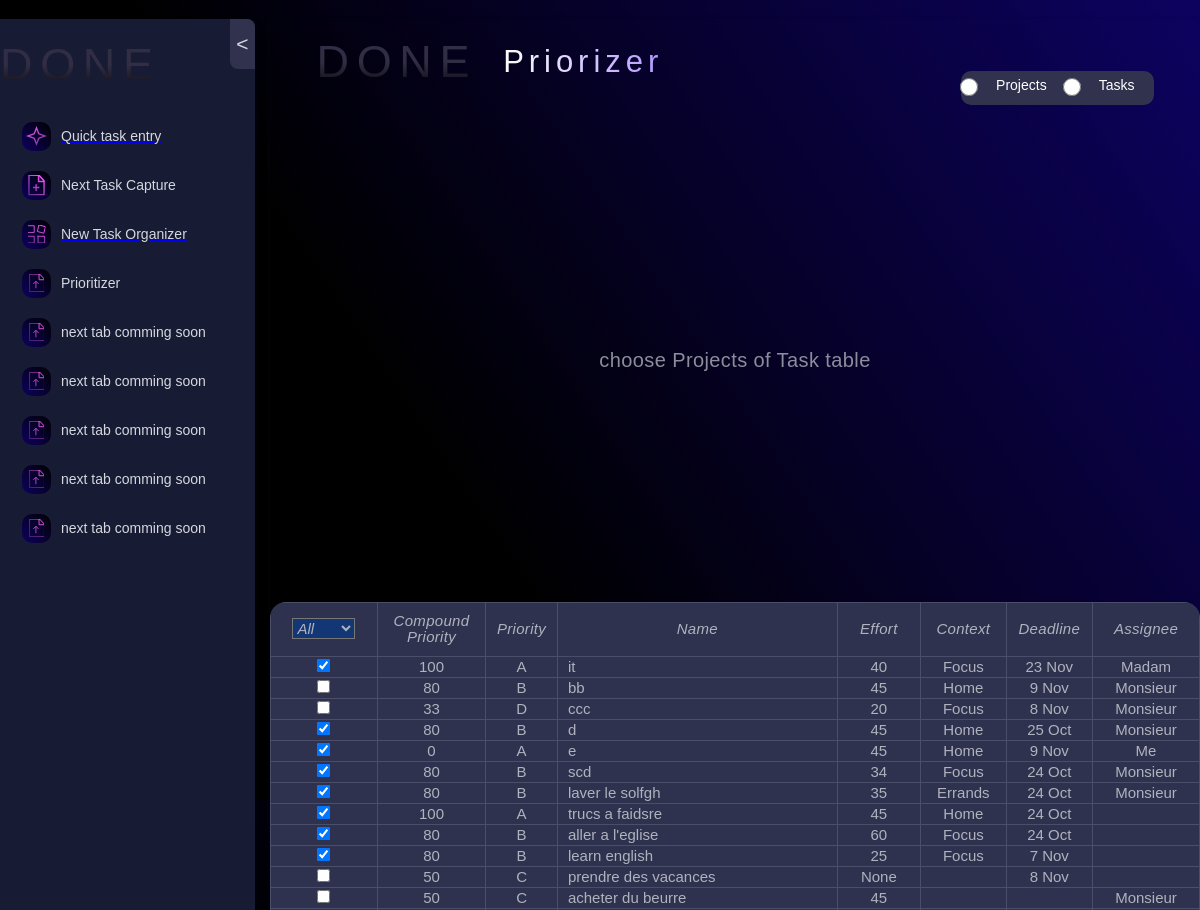
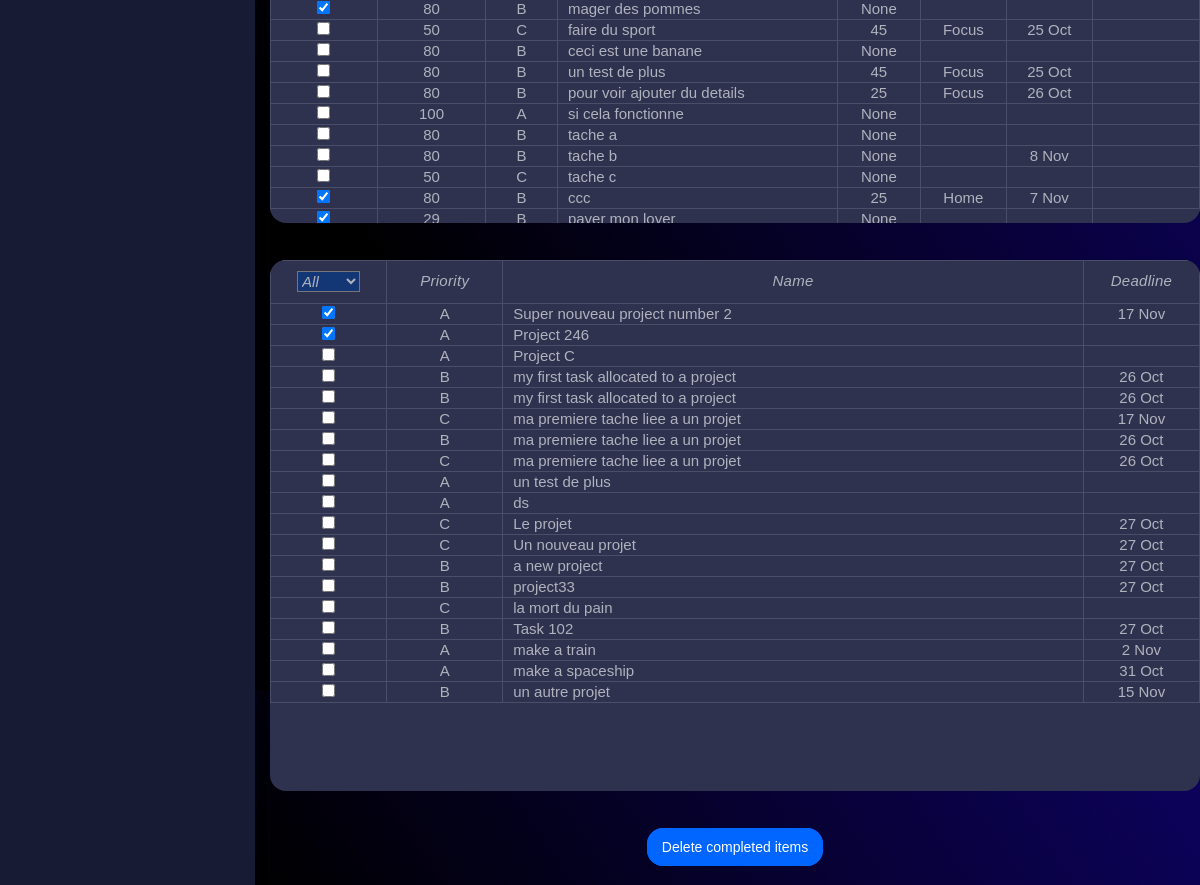
The app's page /prioritizer/, older data (2 pictures, top to bottom).
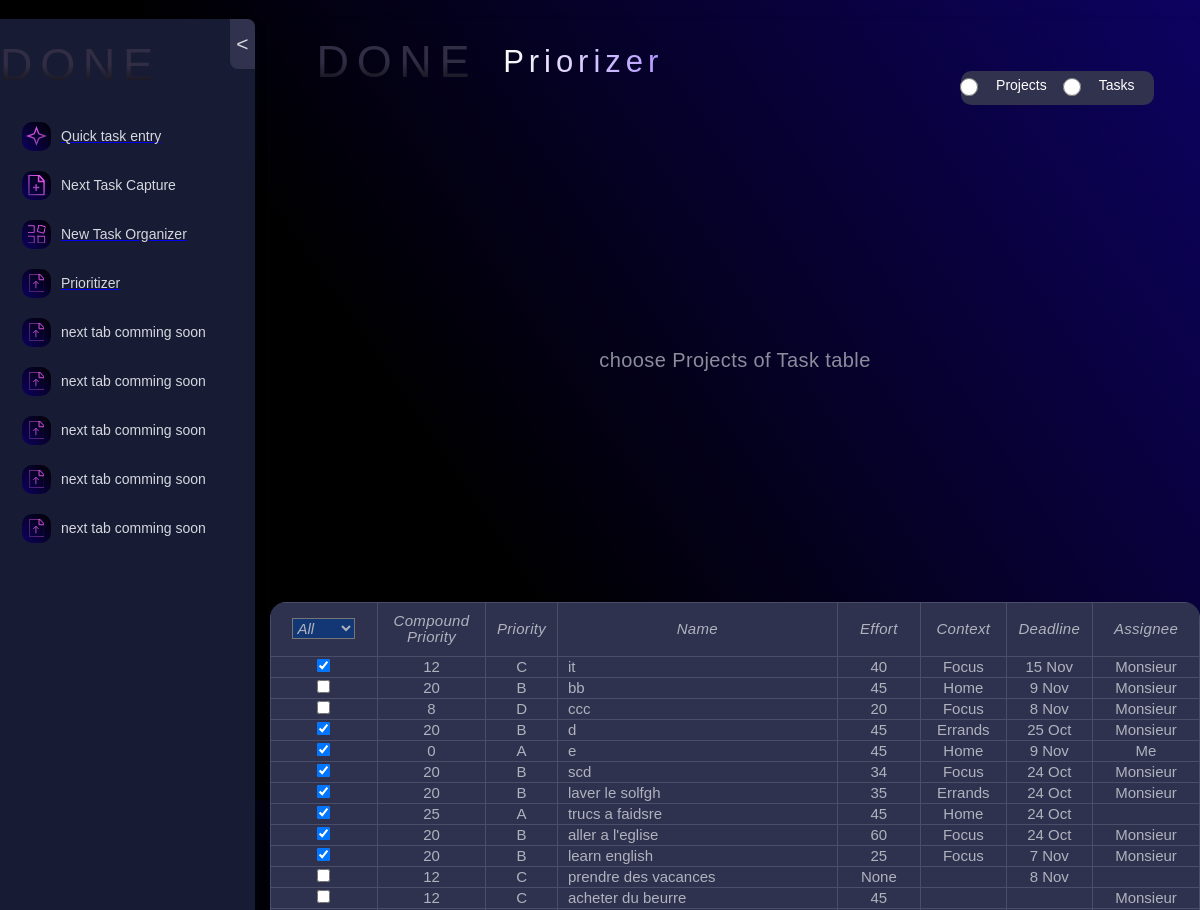
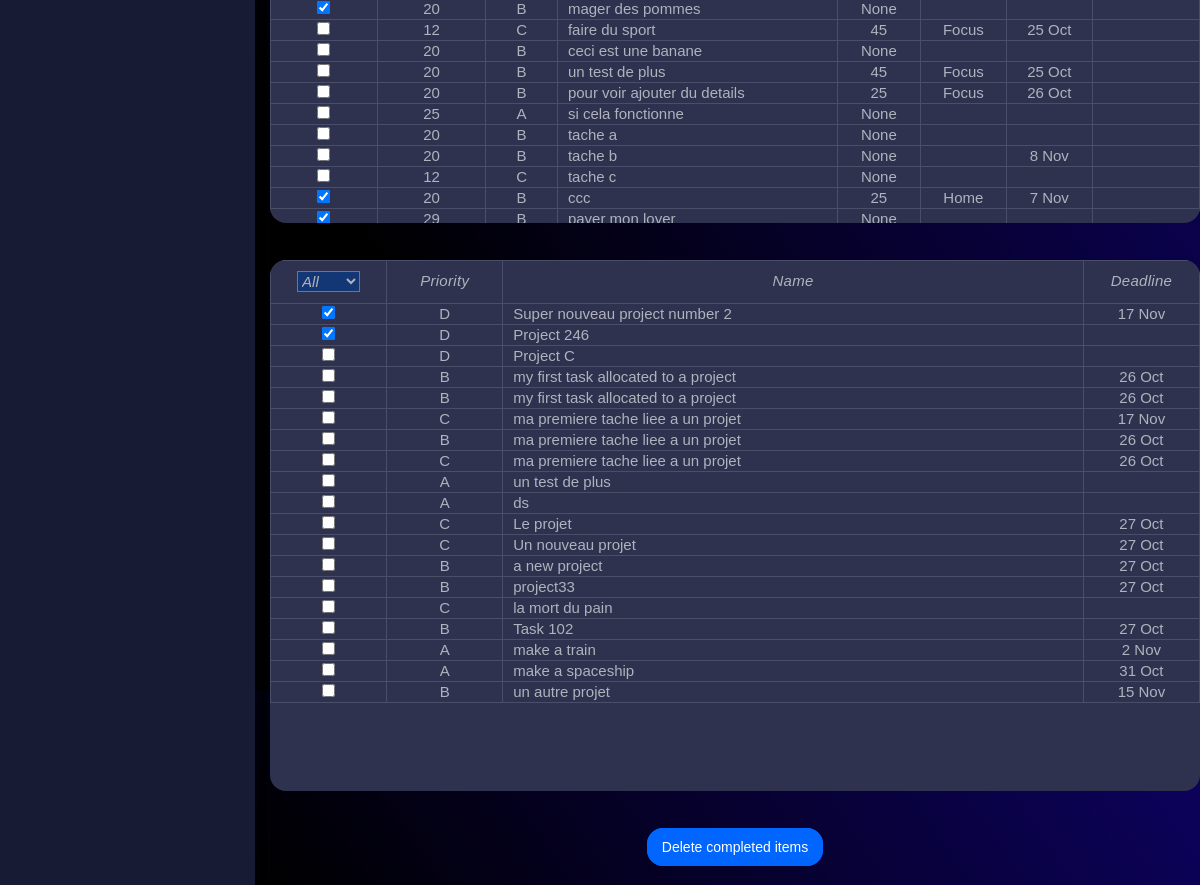
The same page, newer data (2 pictures, top to bottom).
### tasks/models.py (models this page shows, shortened)
class Tasks(models.Model):
    PRIORITIES = [
        ("A", "A"),
        ("B", "B"),
        ("C", "C"),
        ("D", "D"),
    ]
    STATUSES = [
        ("Co", "Completed"),
        ("Cn", "Cancelled"),
        ("De", "Delegated"),
        ("Ip", "In Process"),
        ("Ns", "Not Started"),
        ("Wa", "Wait for"),
    ]
    priority = models.CharField(max_length=1, choices=PRIORITIES, null=True, blank=True)
    status = models.CharField(max_length=2, choices=STATUSES, default='Ns')
    complete = models.BooleanField(default=False)
    name = models.CharField(max_length=200)
    deadline = models.DateField(null=True, blank=True)
    context = models.ForeignKey(Context, on_delete=models.CASCADE,null=True, blank=True)
    effort = models.IntegerField(null=True, blank=True)
    assignee = models.ForeignKey(Assignee, on_delete=models.CASCADE, null=True, blank=True)
    parent = models.ForeignKey(Projects, on_delete=models.CASCADE, null=True, blank=True)
    new_task = models.BooleanField(default=True)
    compound_priority = models.IntegerField(null=True, blank=True)

class Context(models.Model):
    name = models.CharField(max_length=20)

class Assignee(models.Model):
    name = models.CharField(max_length=20)

class Projects(models.Model):
    PRIORITIES = [
        ("A", "A"),
        ("B", "B"),
        ("C", "C"),
        ("D", "D"),
    ]
    STATUSES = [
        ("Co", "Completed"),
        ("Cn", "Cancelled"),
        ("De", "Delegated"),
        ("Ip", "In Process"),
        ("Ns", "Not Started"),
        ("Wa", "Wait for"),
    ]
    project_priority = models.CharField(max_length=1, choices=PRIORITIES, null=True, blank=True)
    project_status = models.CharField(max_length=2, choices=STATUSES)
    project_complete = models.BooleanField(default=False)
    project_name = models.CharField(max_length=200)
    project_deadline = models.DateField(null=True, blank=True)

### tasks/views.py (the view)
# urls.py: path('prioritizer/', views.Prioritizer, name="prioritizer"),
def Prioritizer(request):
    all_tasks=Tasks.objects.all()
    all_projects=Projects.objects.all()
    context_options = Context.objects.values_list('name', flat=True)
    context_options_list = list(context_options)
    assignee_options = Assignee.objects.values_list('name', flat=True)
    assignee_options_list = list(assignee_options)
    return render(request,
                "tasks/prioritizer.html",
                {'tasks':all_tasks,
                'projects':all_projects,
                'context_options_list':context_options_list,
                'assignee_options_list':assignee_options_list})

### tasks/templates/tasks/prioritizer.html (shortened to what this page needs)
{% extends 'base.html' %}
{% load static %}
{% block data-wf %}data-wf-page="653fc2444491a35371971509" data-wf-site="652482ea837db348b1939c93"{% endblock data-wf %}
{% load widget_tweaks %}
{% block content %}
  <div class="main-section">
    <div class="form-block-header w-form">
      <form id="wf-form-selector" name="wf-form-selector" data-name="selector" method="post" class="form-2" data-wf-page-id="653fc2444491a35371971509" data-wf-element-id="89f1164f-914e-c1bf-ad36-09a1e20dd3f5">
        <div class="nto-header-div medium">
          <div class="nto-hrd-div centered">
            <div class="nto-hdr">
              <div class="done-logo-small">DONE</div>
              <div class="hdr-2">Priorizer</div>
            </div>
          </div>
          <div class="nto-inpt-slct-div horizontal single-line">
            <label data-w-id="89f1164f-914e-c1bf-ad36-09a1e20dd40a" class="project-radio radio-btn-field w-radio">
              <input type="radio" id="project-radio" name="input-type" value="project" data-name="input type" class="w-form-formradioinput radio-btn w-radio-input">
              <span class="menu-txt w-form-label" for="project-2">Projects</span>
            </label>
            <label data-w-id="89f1164f-914e-c1bf-ad36-09a1e20dd40e" class="task-radio radio-btn-field w-radio">
              <input type="radio" id="task-radio" name="input-type" value="not actionable" data-name="input type" class="w-form-formradioinput radio-btn w-radio-input">
              <span class="radio-button-label w-form-label" for="not-actionable">Tasks</span>
            </label>
          </div>
        </div>
      </form>
    </div>
    <div id='hint-div' class="hint-block">
      <div class="project-name">choose Projects of Task table</div>
    </div>
    <div id='task-table-div' class="tbl-frame">
      <table class="task-table_component">
        <thead class="task-table_head">
          <tr class="task-table_row">
            <th class="tbl-hdr" data-sort="completion" style="width: 110px;">
              <div class="filter-dropdown">
                <select class="filter-select" id="task-completion-filter">
                    <option value="">All</option>
                </select>
              </div>
            </th>
            <th class="tbl-hdr" data-sort="compound" style="width: 110px;">Compound <br>Priority</th>
            <th class="tbl-hdr" data-sort="priority" style="width: 72px;">Priority</th>
            <th class="tbl-hdr" data-sort="name" style="width: 272px;">Name</th>
            <th class="tbl-hdr" data-sort="effort" style="width: 87px;">Effort</th>
            <th class="tbl-hdr" data-sort="context" style="width: 87px;">Context</th>
            <th class="tbl-hdr" data-sort="deadline" style="width: 87px;">Deadline</th>
            <th class="tbl-hdr" data-sort="assignee" style="width: 110px;">Assignee</th>
          </tr>
        </thead>
          {% for task in tasks %}
          <tr class="rendered-row">
              <td class="tbl-cell centered" data-id="{{ task.id }}" data-type="complete">
                {% if task.complete %}
                  <input type="checkbox" data-id="{{ task.id }}" class="input-data form-control completion-checkbox" checked>
                {% else %}
                  <input type="checkbox" data-id="{{ task.id }}" class="input-data form-control completion-checkbox">
                {% endif %}
              </td>
              <td class="tbl-cell centered task-priority" id="compound-priority-{{ task.id }}" data-type="compound">{{ task.compound_priority }}</td>
              <td class="priority tbl-cell centered" id="task-priority" data-id="{{ task.id }}" data-type="priority">{{ task.priority }}</td>
              <td class="editable tbl-cell" data-id="{{ task.id }}" data-type="name">{{ task.name }}</td>
              <td class="editable tbl-cell centered" data-id="{{ task.id }}" data-type="effort">{{ task.effort }}</td>
              <td class="context tbl-cell centered" data-id="{{ task.id }}" data-type="context">{{ task.context.name }}</td>
              <td class="editable tbl-cell centered" data-id="{{ task.id }}" data-type="deadline">{{ task.deadline|date:"j M" }}</td>
              <td class="assignee tbl-cell centered" data-id="{{ task.id }}" data-type="assignee">{{ task.assignee.name }}</td>
          </tr>
          {% endfor %}
      </table>
    </div>
    <div id='project-table-div' class="tbl-frame">
      <table class="project-table_component">
        <thead class="task-table_head">
          <tr class="task-table_row">
            <th class="tbl-hdr" data-sort="completion" style="width: 100px;">
              <div class="filter-dropdown">
                <select class="filter-select" id="project-completion-filter">
                  <option value="">All</option>
                </select>
              </div>
            </th>
            <th class="tbl-hdr " data-sort="priority" style="width: 100px;">Priority</th>
            <th class="tbl-hdr" data-sort="name" style="width: 500px;">Name</th>
            <th class="tbl-hdr" data-sort="deadline" style="width: 100px;">Deadline</th>
          </tr>
        </thead>
        <tbody class="task-table_body">
          {% for project in projects %}
          <tr class="rendered-row">
              <td class="tbl-cell centered" data-id="{{ project.id }}" data-type="complete">
                {% if project.project_complete %}
                  <input type="checkbox" data-id="{{ project.id }}" class="input-data form-control completion-checkbox" checked>
                {% else %}
                  <input type="checkbox" data-id="{{ project.id }}" class="input-data form-control completion-checkbox">
                {% endif %}
              </td>
              <td class="priority tbl-cell centered" data-id="{{ project.id }}" data-type="priority">{{ project.project_priority }}</td>
              <td class="editable tbl-cell" data-id="{{ project.id }}" data-type="name">{{ project.project_name }}</td>
              <td class="editable tbl-cell centered" data-id="{{ project.id }}" data-type="deadline">{{ project.project_deadline|date:"j M" }}</td>
          </tr>
          {% endfor %}
        </tbody>
      </table>
    </div>
    <div class="frame-427318914" id="delete-btn">
      <div class="frame-427318912">
        <button type="submit" name="action" value="pocess" class="submit-btn w-button">Delete completed items</button>
      </div>
    </div>
  </div>
  {% endblock content %}

### templates/base.html (shortened to what this page needs)
{% load static %}
{% load widget_tweaks %}
<!DOCTYPE html>
<html {% block data-wf %}{% endblock data-wf %}>
<head>
  <link rel="stylesheet" href="{% static 'tasks/normalize.css' %}" />
  <link rel="stylesheet" href="{% static 'tasks/webflow.css' %}" />
  <link rel="stylesheet" href="{% static 'tasks/done-the-app.webflow.css' %}" />
</head>
<body class="body">
  <div class="full-frame">
    <div class="side-menu-div">
      <div class="nav-hdr">
        <div class="text">DONE</div>
      </div>
      <div class="all-tabs">
        <div class="tab-div">
          <a href="{% url 'QuickTaskEntry' %}" class="tab-div-round">
            <div class="icon-bg">
              <img src="{% static 'tasks/Vectors-Wrapper.svg' %}" loading="lazy" width="21" height="20" alt="" class="new-tsk-icon">
            </div>
            <div class="side-nemu-txt-div">
              <div class="side-menu-text">Quick task entry</div>
            </div>
          </a>
        </div>
        <div class="tab-div">
          <div class="tab-div-round">
            <div class="icon-bg"><img src="{% static 'tasks/Vectors-Wrapper_1.svg' %}" loading="lazy" width="17.691770553588867" height="21" alt="" class="add-icon"></div>
            <div class="side-nemu-txt-div">
              <div class="side-menu-text">Next Task Capture</div>
            </div>
          </div>
        </div>
        <div class="tab-div">
          <a href="{% url 'NewTaskOrganizerWelcome' %}" class="tab-div-round">
            <div class="icon-bg"><img src="{% static 'tasks/Vectors-Wrapper_2.svg' %}" loading="lazy" width="18" height="18.000696182250977" alt="" class="nto-icon"></div>
            <div class="side-nemu-txt-div">
              <div class="side-menu-text">New Task Organizer</div>
            </div>
          </a>
        </div>
        <div class="tab-div">
          <a href="{% url 'prioritizer' %}" class="tab-div-round">
            <div class="icon-bg"><img src="{% static 'tasks/Vectors-Wrapper_3.svg' %}" loading="lazy" width="14.934459686279297" height="18" alt="" class="prio-icon"></div>
            <div class="side-nemu-txt-div">
              <div class="side-menu-text">Prioritizer</div>
            </div>
          </a>
        </div>
        <div class="tab-div">
          <div class="tab-div-round">
            <div class="icon-bg"><img src="{% static 'tasks/Vectors-Wrapper_3.svg' %}" loading="lazy" width="14.934459686279297" height="18" alt="" class="prio-icon"></div>
            <div class="side-nemu-txt-div">
              <div class="side-menu-text">next tab comming soon</div>
            </div>
          </div>
        </div>
        <div class="tab-div">
          <div class="tab-div-round">
            <div class="icon-bg"><img src="{% static 'tasks/Vectors-Wrapper_3.svg' %}" loading="lazy" width="14.934459686279297" height="18" alt="" class="prio-icon"></div>
            <div class="side-nemu-txt-div">
              <div class="side-menu-text">next tab comming soon</div>
            </div>
          </div>
        </div>
        <div class="tab-div">
          <div class="tab-div-round">
            <div class="icon-bg"><img src="{% static 'tasks/Vectors-Wrapper_3.svg' %}" loading="lazy" width="14.934459686279297" height="18" alt="" class="prio-icon"></div>
            <div class="side-nemu-txt-div">
              <div class="side-menu-text">next tab comming soon</div>
            </div>
          </div>
        </div>
        <div class="tab-div">
          <div class="tab-div-round">
            <div class="icon-bg"><img src="{% static 'tasks/Vectors-Wrapper_3.svg' %}" loading="lazy" width="14.934459686279297" height="18" alt="" class="prio-icon"></div>
            <div class="side-nemu-txt-div">
              <div class="side-menu-text">next tab comming soon</div>
            </div>
          </div>
        </div>
        <div class="tab-div">
          <div class="tab-div-round">
            <div class="icon-bg"><img src="{% static 'tasks/Vectors-Wrapper_3.svg' %}" loading="lazy" width="14.934459686279297" height="18" alt="" class="prio-icon"></div>
            <div class="side-nemu-txt-div">
              <div class="side-menu-text">next tab comming soon</div>
            </div>
          </div>
        </div>
      </div>
      <footer class="slider-btn">
        <div class="slider-icon">&lt;</div>
      </footer>
    </div>
  <div class="content-div-5">
    {% block content %}
    {% endblock content %}
  </div>
  </div>
  </body>
</html>

### tasks/static/tasks/webflow.css (style rules this page uses)
* { -webkit-box-sizing: border-box; -moz-box-sizing: border-box; box-sizing: border-box; }
html { height: 100%; }
body { margin: 0; min-height: 100%; background-color: #fff; font-family: Arial, sans-serif; font-size: 14px; line-height: 20px; color: #333; }
img { max-width: 100%; vertical-align: middle; display: inline-block; }
.w-button { display: inline-block; padding: 9px 15px; background-color: #3898EC; color: white; border: 0; line-height: inherit; text-decoration: none; cursor: pointer; border-radius: 0; }
button, [type='button'], [type='reset'] { border: 0; cursor: pointer; -webkit-appearance: button; }
.w-form { margin: 0 0 15px; }
label { display: block; margin-bottom: 5px; font-weight: bold; }
.w-form-label { display: inline-block; cursor: pointer; font-weight: normal; margin-bottom: 0px; }
.w-radio { display: block; margin-bottom: 5px; padding-left: 20px; }
.w-radio:before, .w-radio:after { content: " "; display: table; grid-column-start: 1; grid-row-start: 1; grid-column-end: 2; grid-row-end: 2; }
.w-radio:after { clear: both; }
.w-radio-input { margin: 4px 0 0; line-height: normal; float: left; margin-left: -20px; }
.w-radio-input { margin-top: 3px; }

Row changes from the older to the newer data that the page shows:
changed Tasks "it": compound_priority "100" → "12"; priority "A" → "C"; deadline "23 Nov" → "15 Nov"; assignee.name "Madam" → "Monsieur"
changed Tasks "bb": compound_priority "80" → "20"
changed Tasks (number 3 of 23 on the later page): compound_priority "33" → "8"
changed Tasks (number 4 of 23 on the later page): compound_priority "80" → "20"; context.name "Home" → "Errands"
changed Tasks "scd": compound_priority "80" → "20"
changed Tasks "laver le solfgh": compound_priority "80" → "20"
changed Tasks "trucs a faidsre": compound_priority "100" → "25"
changed Tasks "aller a l'eglise": compound_priority "80" → "20"; assignee.name (not shown) → "Monsieur"
changed Tasks "learn english": compound_priority "80" → "20"; assignee.name (not shown) → "Monsieur"
changed Tasks "prendre des vacances": compound_priority "50" → "12"
changed Tasks "acheter du beurre": compound_priority "50" → "12"
changed Tasks "mager des pommes": compound_priority "80" → "20"
changed Tasks "faire du sport": compound_priority "50" → "12"
changed Tasks "ceci est une banane": compound_priority "80" → "20"
changed Tasks "un test de plus": compound_priority "80" → "20"
changed Tasks "pour voir ajouter du details": compound_priority "80" → "20"
changed Tasks "si cela fonctionne": compound_priority "100" → "25"
changed Tasks "tache a": compound_priority "80" → "20"
changed Tasks "tache b": compound_priority "80" → "20"
changed Tasks "tache c": compound_priority "50" → "12"
changed Tasks (number 22 of 23 on the later page): compound_priority "80" → "20"
changed Projects "Super nouveau project number 2": project_priority "A" → "D"
changed Projects "Project 246": project_priority "A" → "D"
changed Projects "Project C": project_priority "A" → "D"
